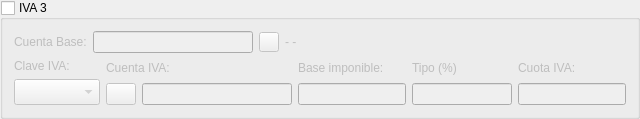
        <widget class="QGroupBox" name="groupBox3">
         <property name="title">
          <string>IVA 3</string>
         </property>
         <property name="checkable">
          <bool>true</bool>
         </property>
         <property name="checked">
          <bool>false</bool>
         </property>
         <layout class="QVBoxLayout">
          <item>
           <layout class="QHBoxLayout">
            <item>
             <widget class="QLabel" name="textLabel1_3">
              <property name="lineWidth">
               <number>1</number>
              </property>
              <property name="text">
               <string>Cuenta Base:</string>
              </property>
              <property name="wordWrap">
               <bool>false</bool>
              </property>
             </widget>
            </item>
            <item>
             <widget class="QLineEdit" name="CtabaselineEdit_3">
              <property name="maximumSize">
               <size>
                <width>160</width>
                <height>16777215</height>
               </size>
              </property>
              <property name="maxLength">
               <number>40</number>
              </property>
             </widget>
            </item>
            <item>
             <widget class="QPushButton" name="ctabasepushButton_3">
              <property name="sizePolicy">
               <sizepolicy hsizetype="Minimum" vsizetype="Minimum">
                <horstretch>0</horstretch>
                <verstretch>0</verstretch>
               </sizepolicy>
              </property>
              <property name="minimumSize">
               <size>
                <width>20</width>
                <height>20</height>
               </size>
              </property>
              <property name="maximumSize">
               <size>
                <width>20</width>
                <height>20</height>
               </size>
              </property>
              <property name="text">
               <string/>
              </property>
              <property name="icon">
               <iconset resource="keme.qrc">
                <normaloff>:/iconos/graf/viewer.xpm</normaloff>:/iconos/graf/viewer.xpm</iconset>
              </property>
              <property name="autoDefault">
               <bool>false</bool>
              </property>
             </widget>
            </item>
            <item>
             <widget class="QLabel" name="basetextLabel_3">
              <property name="sizePolicy">
               <sizepolicy hsizetype="Expanding" vsizetype="Preferred">
                <horstretch>0</horstretch>
                <verstretch>0</verstretch>
               </sizepolicy>
              </property>
              <property name="text">
               <string>- -</string>
              </property>
              <property name="wordWrap">
               <bool>false</bool>
              </property>
             </widget>
            </item>
           </layout>
          </item>
          <item>
           <layout class="QHBoxLayout">
            <item>
             <layout class="QVBoxLayout">
              <item>
               <widget class="QLabel" name="TextLabel3_5">
                <property name="text">
                 <string>Clave IVA:</string>
                </property>
                <property name="wordWrap">
                 <bool>false</bool>
                </property>
               </widget>
              </item>
              <item>
               <widget class="QComboBox" name="ClaveivacomboBox3">
                <property name="font">
                 <font>
                  <pointsize>11</pointsize>
                 </font>
                </property>
               </widget>
              </item>
             </layout>
            </item>
            <item>
             <layout class="QVBoxLayout">
              <item>
               <widget class="QLabel" name="textLabel4_5">
                <property name="text">
                 <string>Cuenta IVA:</string>
                </property>
                <property name="wordWrap">
                 <bool>false</bool>
                </property>
               </widget>
              </item>
              <item>
               <layout class="QHBoxLayout">
                <item>
                 <widget class="QPushButton" name="ctaivapushButton3">
                  <property name="sizePolicy">
                   <sizepolicy hsizetype="Preferred" vsizetype="Preferred">
                    <horstretch>0</horstretch>
                    <verstretch>0</verstretch>
                   </sizepolicy>
                  </property>
                  <property name="minimumSize">
                   <size>
                    <width>20</width>
                    <height>15</height>
                   </size>
                  </property>
                  <property name="maximumSize">
                   <size>
                    <width>30</width>
                    <height>30</height>
                   </size>
                  </property>
                  <property name="text">
                   <string/>
                  </property>
                  <property name="icon">
                   <iconset resource="keme.qrc">
                    <normaloff>:/iconos/graf/viewer.xpm</normaloff>:/iconos/graf/viewer.xpm</iconset>
                  </property>
                  <property name="autoDefault">
                   <bool>true</bool>
                  </property>
                 </widget>
                </item>
                <item>
                 <widget class="QLineEdit" name="CtaivalineEdit3">
                  <property name="minimumSize">
                   <size>
                    <width>150</width>
                    <height>0</height>
                   </size>
                  </property>
                  <property name="maxLength">
                   <number>40</number>
                  </property>
                 </widget>
                </item>
               </layout>
              </item>
             </layout>
            </item>
            <item>
             <layout class="QVBoxLayout">
              <item>
               <widget class="QLabel" name="textLabel2_3">
                <property name="text">
                 <string>Base imponible:</string>
                </property>
                <property name="wordWrap">
                 <bool>false</bool>
                </property>
               </widget>
              </item>
              <item>
               <widget class="QLineEdit" name="baselineEdit3"/>
              </item>
             </layout>
            </item>
            <item>
             <layout class="QVBoxLayout">
              <item>
               <widget class="QLabel" name="textLabel6_5">
                <property name="text">
                 <string>Tipo (%)</string>
                </property>
                <property name="wordWrap">
                 <bool>false</bool>
                </property>
               </widget>
              </item>
              <item>
               <widget class="QLineEdit" name="TipolineEdit3">
                <property name="maximumSize">
                 <size>
                  <width>100</width>
                  <height>32767</height>
                 </size>
                </property>
                <property name="text">
                 <string/>
                </property>
                <property name="readOnly">
                 <bool>true</bool>
                </property>
               </widget>
              </item>
             </layout>
            </item>
            <item>
             <layout class="QVBoxLayout">
              <item>
               <widget class="QLabel" name="textLabel7_5">
                <property name="text">
                 <string>Cuota IVA:</string>
                </property>
                <property name="wordWrap">
                 <bool>false</bool>
                </property>
               </widget>
              </item>
              <item>
               <widget class="QLineEdit" name="CuotalineEdit3">
                <property name="readOnly">
                 <bool>true</bool>
                </property>
               </widget>
              </item>
             </layout>
            </item>
           </layout>
          </item>
         </layout>
        </widget>
